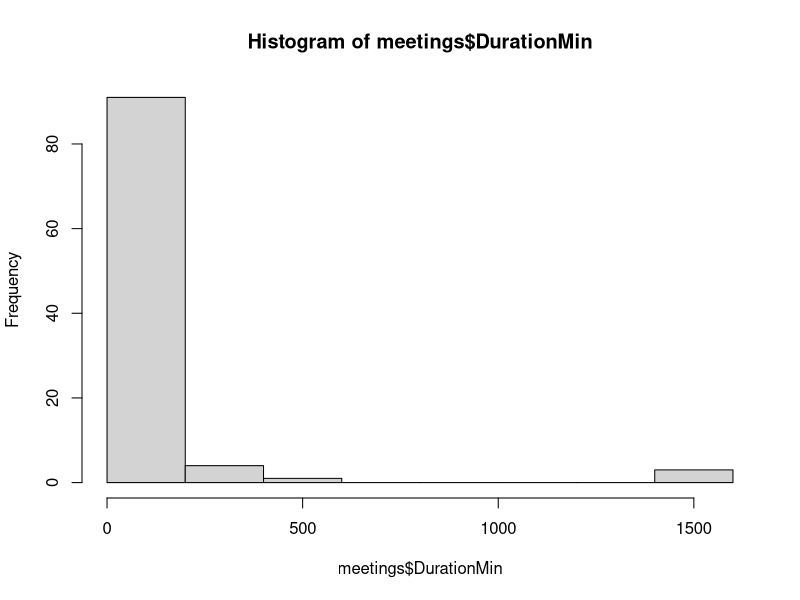
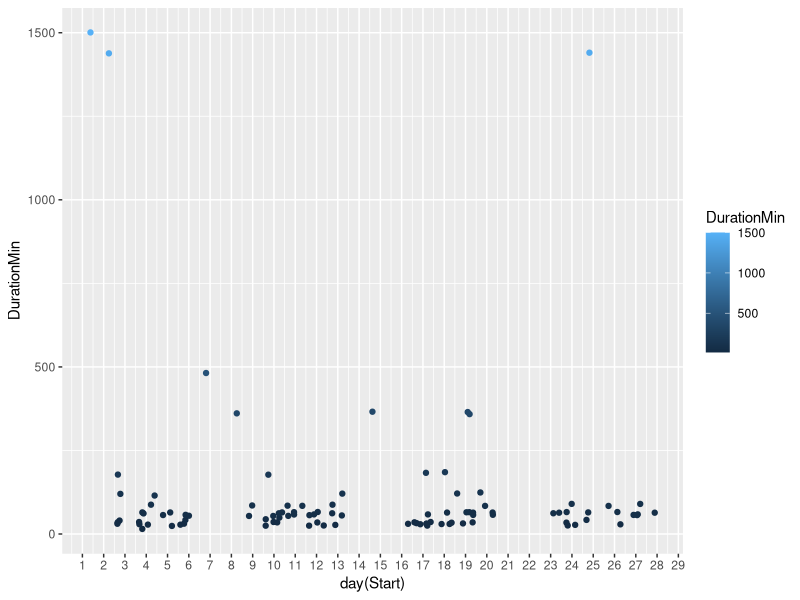
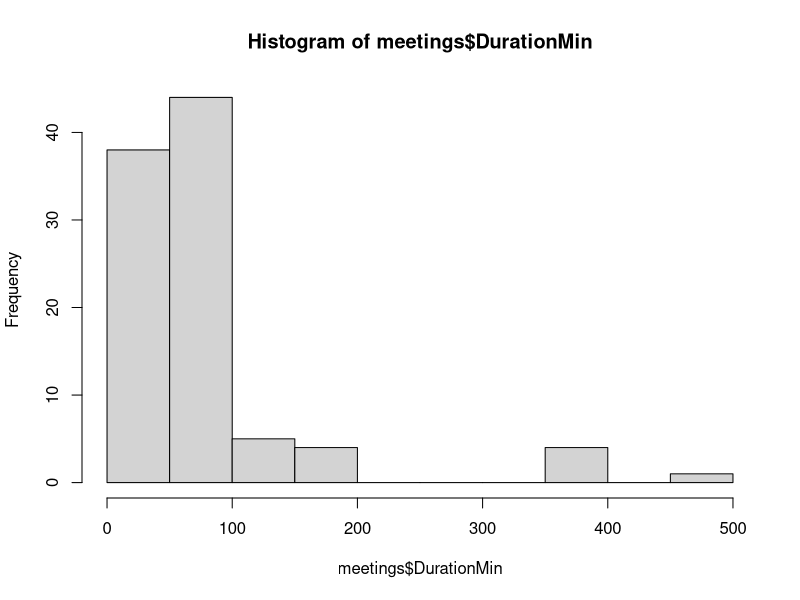
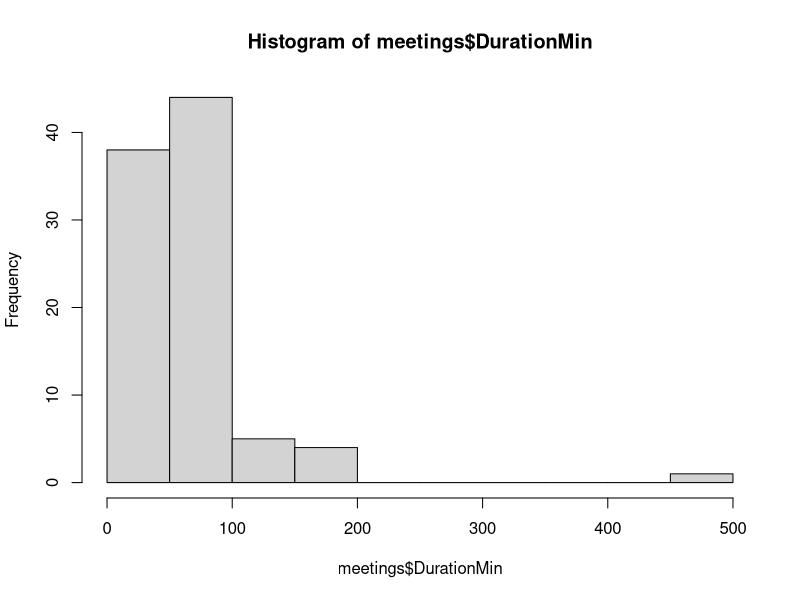
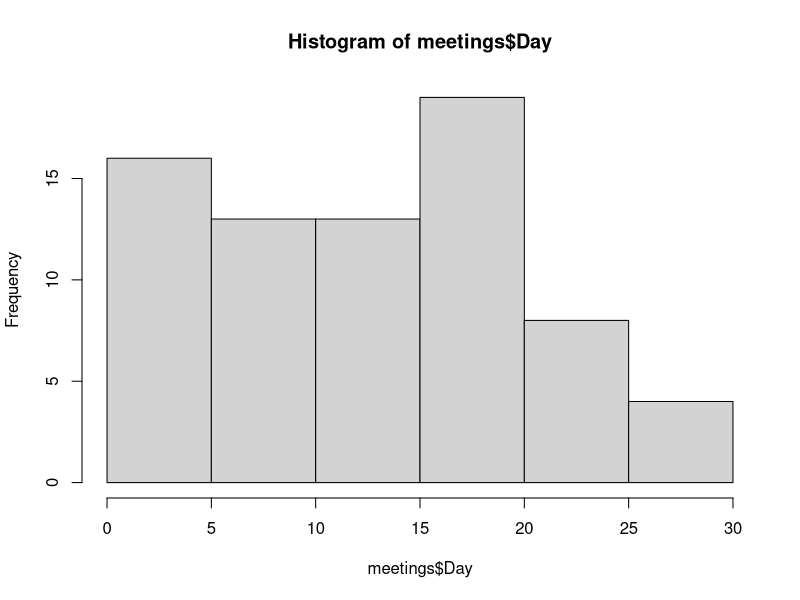

Here is the R script that generated these plots, in order: (Note: this script raises an error after producing the figures.)
# Mutaz Abu Ghazaleh 
# 13184383
# 
# DSI AT2 
# 
# Meeting Data Set


setwd("C:/mdsi/dsi/at2")


library(dplyr)
library(tidyr)
library(readr)
library(lubridate)
# library(tidyverse)
library(stringr)
library(ggplot2)

meetings <- read_csv("./raw/meetings.csv")

dim(meetings)
str(meetings)
head(meetings)
glimpse(meetings)


# set column names. Subject had a unicode character in it, this will help solve
# the issue
colnames(meetings) <- c("Subject","Start",  "End",    "Duration")



# dates are in the format of "Fri 27/04/2018 2:00 PM", this will be parsed to a
# date time, and them team duration in minutes will be calculated as the
# difference in time between end and start time.
# also remove the week day name from the string first

# date1 <- "Sat 27/04/2018 2:00 PM"
# grepl("Fri", date1)
# gsub(pattern = "Mon |Tue |Wed |Thu |Fri |Sat |Sun ", "", meetings$Start)
# lubridate::parse_date_time2("Fri 27/04/2018 2:00 PM", "admyHMp")


meetings$Start <- gsub(pattern = "Mon |Tue |Wed |Thu |Fri |Sat |Sun ", "", meetings$Start)
meetings$End <- gsub(pattern = "Mon |Tue |Wed |Thu |Fri |Sat |Sun ", "", meetings$End)

meetings$Start <- parse_date_time(meetings$Start, "dmyHMp",  tz ="Australia/Sydney")
meetings$End <- parse_date_time(meetings$End, "dmyHMp",  tz ="Australia/Sydney")



# check and remove meetings that out of range 
range(meetings$Start)
range(meetings$End)

meetings <- meetings %>% 
  filter(Start >= as.Date("2018-04-01") & Start <= as.Date("2018-04-30")) %>% 
  filter(End >= as.Date("2018-04-01") & End <= as.Date("2018-04-30"))

# events in the calendar include types other than meetings, e.g birthday, rent
# and anniversary reminders. Cancelled meetings also need to be removed, and
# events with the term WWC are not meetings that i attend so they also need to
# be removed
reg_list <- "bday|birthday|^rent|anniversary|wwc|^canceled"
meetings <- meetings %>% filter(!str_detect(Subject, reg_list))



meetings$DurationMin <- as.numeric(difftime(meetings$End, meetings$Start, units = "mins" ))
# outliers are found as events that are longer than 24 hrs (1440 mins), outliers
# will be removed
summary(meetings$DurationMin)
hist(meetings$DurationMin)

meetings %>% ggplot(aes(x=day(Start), y=DurationMin, colour =DurationMin)) +
  geom_point(position="jitter") + 
  scale_x_continuous(breaks = 1:30)#, labels = 1:30, minor_breaks = NULL)

meetings <- meetings %>% filter(!DurationMin >= 1440)
hist(meetings$DurationMin)
# noticed events with duration > 300 
meetings %>% filter(DurationMin > 300) %>% select(Subject, DurationMin)
# items with duration 360 turned to be all place holdesrs, not meetings so i
# will remove them, one item with duration 540 is a "resource assignment" this
# is also not a meeting, and any item with duration == 0 will also be discarded
meetings <- meetings %>% filter(!(DurationMin == 360 | DurationMin == 540 | DurationMin == 0))
hist(meetings$DurationMin)
range(meetings$DurationMin)
summary(meetings$DurationMin)
# meetings %>% filter(DurationMin < 30) check for dates that outside of date
# range, start < Apr 1 or > Apr 31
meetings %>% filter(Start < dmy("01/04/2018"))
meetings %>% filter(End > dmy("30/04/2018"))

# remove meetings that start after midnight and finish before 7am
meetings <- meetings %>% filter( !(hour(Start) >= 0 & hour(End) <= 7))
meetings %>% filter(hour(Start) <= 1)



### data cleanup is done for now. 

# now i want to explore the data, so first i will see how many meetings i was
# having a day, this will be a count on number of rows grouped by day of month
day_names <- c("Monday", "Tuesday", "Wednesday", "Thursday", "Friday", "Saturday", "Sunday")
meetings$WeekDay <- factor(weekdays(meetings$Start), 
                              levels = day_names) 
meetings$Day <- day(meetings$Start)
meetings$WeekDay
meetings$Day
hist(meetings$Day)
barchart(meetings$WeekDay)
ggplot(meetings, aes(x=WeekDay)) + geom_bar() + scale_fill_discrete(drop=FALSE) + scale_x_discrete(drop=FALSE)


# meeting over days of month 

# prepare labels for x axis
rr <- range(meetings$Start)
labels <- data_frame(Date = seq.Date(as.Date(rr[1]), as.Date(rr[2])+1, by="day"))
labels <- labels %>% mutate(Day = day(Date), WeekDay = weekdays(Date))
# labels <- meetings %>% group_by(Day) %>% mutate(DD = first(WeekDay)) %>% select(Day, DD) %>% ungroup() %>% distinct()

ggplot(meetings, aes(x=Day)) + geom_bar() +
  scale_x_continuous(breaks=labels$Day, labels=labels$WeekDay) +
  theme(axis.text.x = element_text(angle=90)) +
  scale_y_discrete(limits=0:50)
  
#### summarise meetings ####

meetings %>% group_by(Day, WeekDay) %>% 
  summarise(N = n(), 
            FirstStart = min(Start), 
            FirstStartHour = hour(FirstStart), 
            LastEnd = max(End),
            LastEndHour = hour(LastEnd),
            AvgMeetingDuration = mean(DurationMin),
            TotalMeetingTime = sum(DurationMin),
            WorkingDayDuration = as.numeric(difftime(LastEnd, FirstStart, units = "mins" ))) %>% 
  ungroup() %>% 
  mutate(PctTimeInMeetings = TotalMeetingTime / max(TotalMeetingTime))-> meetings_summary

meetings_summary %>% 
  ggplot(aes(x=Day, y=PctTimeInMeetings)) + geom_bar(stat="identity")


write_csv(meetings_summary, "meetings_summary.csv")


#### meetings observations ####
boxplot(meetings_summary$TotalMeetingTime)
summary(meetings_summary$TotalMeetingTime)
# Min. 1st Qu.  Median    Mean 3rd Qu.    Max. 
# 30.0   142.5   195.0   243.8   371.2   540.0 
# 75% of the of the days is spent in meetings longer than 2:20 hrs to 6.20 hrs
# this for days where i recoreded metings 
summary(meetings_summary$N)
# Min. 1st Qu.  Median    Mean 3rd Qu.    Max. 
# 1.00    2.00    3.00    3.65    5.00    9.00 
# on working days i will have on average 4 meetings
# with most of the days (25% to 75%) (read how to interpet summary)
# i will have between 2 to five meetings

# to reduce times in meetings (to improve productivity) i need to target few changes: 
# start by participating in shorter meetings and less meetings in a day

summary(meetings_summary$FirstStartHour)
# Min. 1st Qu.  Median    Mean 3rd Qu.    Max. 
# 8.00    9.75   10.00   10.95 11.25      16.00 
# 1st qut start hour is 9:45 and median start is 10:00, this makes
# sense as i usually need to drop the kids to school and come back home by 9 am
# to start work. hence most of my meetings in the morning will only start after
# 9am

summary(meetings_summary$LastEndHour)
# Min. 1st Qu.  Median    Mean 3rd Qu.    Max. 
# 14.0    15.0    16.5    16.9    18.0    21.0 

# on avg i seem to wrap up my meetings at 4:30, with 3rd qu of 18:00 (what does
# 3rd qut mean) there are instances where my meetings wrapped up at 9pm those
# are mostly days when i had to attend evening classes
